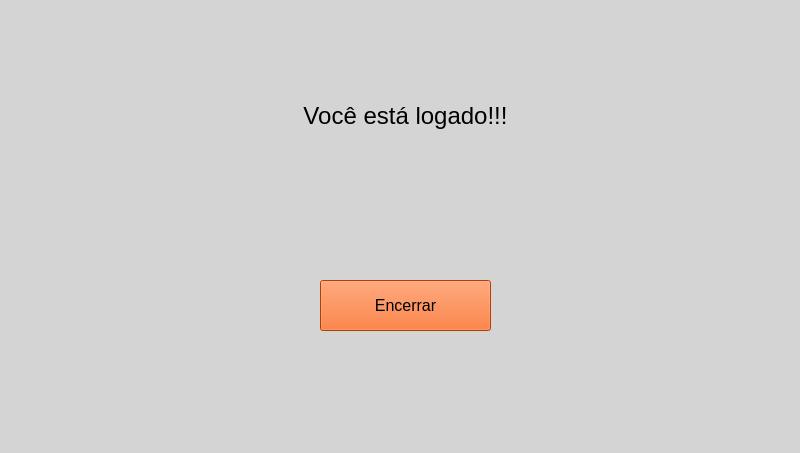
<?xml version="1.0" encoding="UTF-8"?>
<ui version="4.0">
 <class>frm_logado</class>
 <widget class="QMainWindow" name="frm_logado">
  <property name="geometry">
   <rect>
    <x>0</x>
    <y>0</y>
    <width>800</width>
    <height>453</height>
   </rect>
  </property>
  <property name="windowTitle">
   <string>MainWindow</string>
  </property>
  <property name="styleSheet">
   <string notr="true">background-color: rgb(212, 212, 212);</string>
  </property>
  <widget class="QWidget" name="centralwidget">
   <widget class="QLabel" name="label">
    <property name="geometry">
     <rect>
      <x>220</x>
      <y>80</y>
      <width>371</width>
      <height>71</height>
     </rect>
    </property>
    <property name="font">
     <font>
      <pointsize>18</pointsize>
     </font>
    </property>
    <property name="text">
     <string>Você está logado!!!</string>
    </property>
    <property name="alignment">
     <set>Qt::AlignCenter</set>
    </property>
   </widget>
   <widget class="QPushButton" name="btn_encerrar">
    <property name="geometry">
     <rect>
      <x>320</x>
      <y>280</y>
      <width>171</width>
      <height>51</height>
     </rect>
    </property>
    <property name="font">
     <font>
      <pointsize>12</pointsize>
     </font>
    </property>
    <property name="styleSheet">
     <string notr="true">background-color: rgb(255, 85, 0);</string>
    </property>
    <property name="text">
     <string>Encerrar</string>
    </property>
   </widget>
  </widget>
 </widget>
 <resources/>
 <connections/>
</ui>
